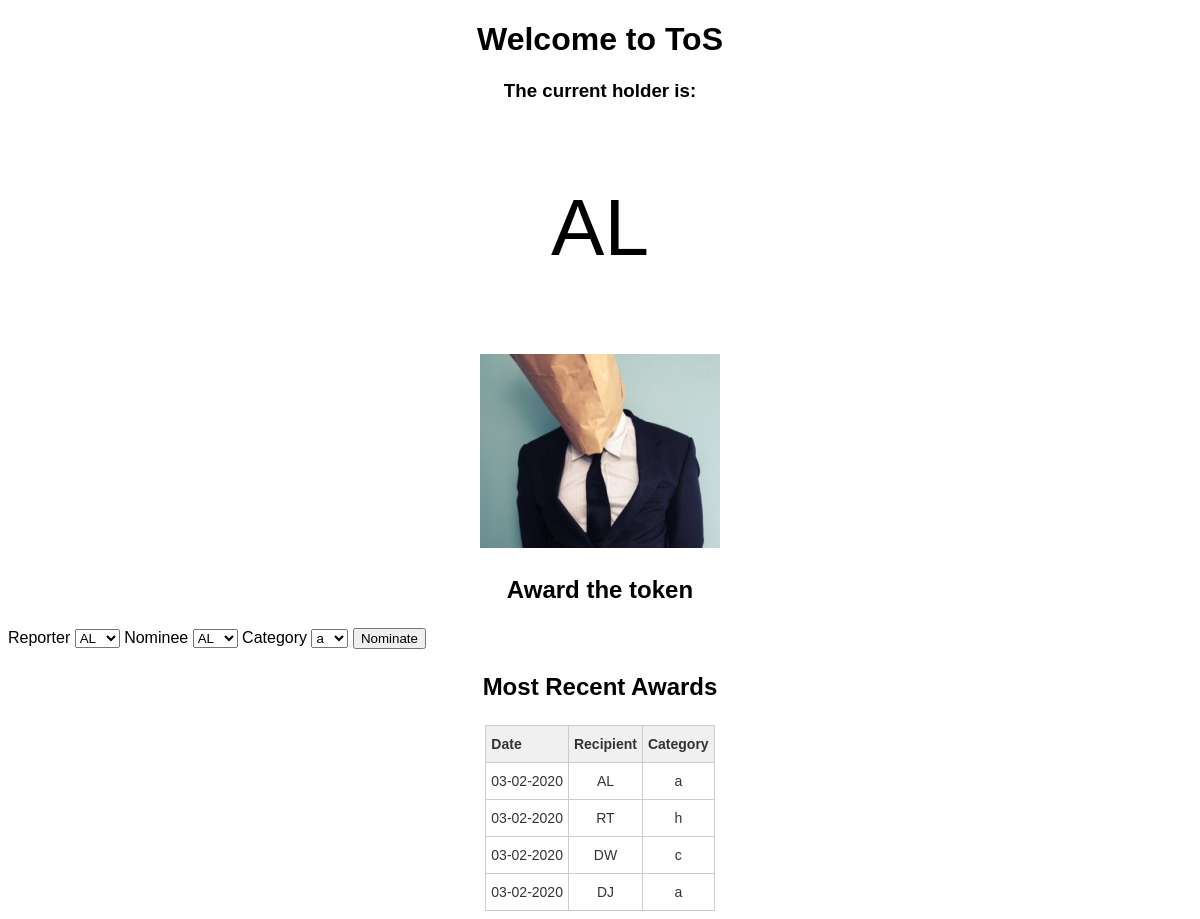
The page / on the database its author committed.
### tables this page shows
CREATE TABLE "users"
(
	name text not null
);

CREATE TABLE events
(
	timestamp int not null
		constraint events_pk
			primary key,
	nominee int not null,
	reporter int,
	category int not null
);

CREATE TABLE categories
(
	category text not null
);

### tos.py (the view, shortened to what this page needs)
@app.route('/', methods=['GET', 'POST', ])
def root():
    db = get_db()
    cur = db.cursor()
    form = NominateForm()
    form.reporter.choices = form.nominee.choices = db_get_users(cur)
    form.category.choices = db_get_categories(cur)
    holder = db_get_holder(cur)
    events = db_get_events(cur)
    return render_template('home.html',
                           title='ToS',
                           holder=holder,
                           events=events,
                           form=form)

### forms.py
class NominateForm(FlaskForm):
    reporter = SelectField('Reporter')
    nominee = SelectField('Nominee')
    category = SelectField('Category')
    submit = SubmitField('Nominate')

### tos.py (called while the page is built)
def get_db(dbfile=None):
    db = getattr(g, '_database', None)  # ? _database exists, then get value
    if db is None:
        if dbfile is None:
            dbfile = PurePath('data/tos.sqlite')
        else:
            dbfile = PurePath(dbfile)
        db = g._database = sql.connect(str(dbfile))  # so db = a sqlite3 connection
    return db

@app.teardown_appcontext
def close_connection(exception):
    db = getattr(g, '_database', None)
    if db is not None:
        db.close()

def db_get_users(cur):
    q = "select ROWID, name from users"
    cur.execute(q)
    return cur.fetchall()

def db_get_categories(cur):
    q = "select ROWID, category from categories"
    cur.execute(q)
    return cur.fetchall()

def db_get_events(cur, limit=5):
    q = """
select events.timestamp, nominee.name, reporter.name, categories.category
from events
join users nominee on events.nominee == nominee.ROWID
join users reporter on events.reporter == reporter.ROWID
join categories on events.category == categories.ROWID
order by timestamp desc limit {}
""".format(limit)  # get all the events
    cur.execute(q)
    events = cur.fetchall()
    for i, event in enumerate(events):
        ts, nom, rep, cat = event  # extract the tuple elements
        ts = dt.fromtimestamp(ts)  # make ts human friendly
        ts = dt.strftime(ts, '%m-%d-%Y')
        events[i] = (ts, nom, rep, cat) # reconstitute the tuple & replace in events list
    return events

def db_get_holder(cur):
    q = """
select users.name
from events
join users on events.nominee = users.ROWID
where events.timestamp = (
    select max(events.timestamp)
    from events
    )"""
    cur.execute(q)
    return cur.fetchone()[0]

### templates/home.html (shortened to what this page needs)
{% extends 'base.html' %}
{% block content %}
<h1 style="text-align: center">Welcome to ToS</h1>
<p><h3 style="text-align: center">The current holder is:</h3>
<p  style="text-align: center; font-size: 60pt;">{{ holder }}</p>
<p style="text-align: center"><img src="../static/tos.png" /></p>
<p style="font-weight: bold; font-size: 18pt; text-align: center">Award the token
    <form class="form-control" method="POST" action="/" style="align">
        {{ form.reporter.label }}
        {{ form.reporter() }}
        {{ form.nominee.label }}
        {{ form.nominee() }}
        {{ form.category.label }}
        {{ form.category() }}
        {{ form.submit() }}
    </form>
</p>
<p style="font-weight: bold; font-size: 18pt; text-align: center;">Most Recent Awards</p>
<table class="tg">
    <thead>
        <tr>
            <th class="tg-1wig">Date</th>
            <th class="tg-amwm">Recipient</th>
            <th class="tg-amwm">Category</th>
        </tr>
    </thead>
    <tbody>
        {%  for event in events %}
        <tr>
            <td class="tg-0lax">{{ event[0] }}</td>
            <td class="tg-baqh">{{ event[1] }}</td>
            <td class="tg-baqh">{{ event[3] }}</td>
        </tr>
        {% endfor %}
    </tbody>
</table>
{% endblock %}

### templates/base.html (style rules this page uses)
body { font-family: sans-serif; }
.tg { border-collapse:collapse;border-spacing:0;border-color:#ccc; margin-left: auto; margin-right: auto }
.tg td { font-family:Arial, sans-serif;font-size:14px;padding:10px 5px;border-style:solid;border-width:1px;overflow:hidden;word-break:normal;border-color:#ccc;color:#333;background-color:#fff; }
.tg th { font-family:Arial, sans-serif;font-size:14px;font-weight:normal;padding:10px 5px;border-style:solid;border-width:1px;overflow:hidden;word-break:normal;border-color:#ccc;color:#333;background-color:#f0f0f0; }
.tg .tg-1wig { font-weight:bold;text-align:left;vertical-align:top }
.tg .tg-baqh { text-align:center;vertical-align:top }
.tg .tg-amwm { font-weight:bold;text-align:center;vertical-align:top }
.tg .tg-0lax { text-align:left;vertical-align:top }

### rows shown on the page
users: name "AL"
events: event "03-02-2020", name "AL", category "a"
events: event "03-02-2020", name "RT", category "h"
events: event "03-02-2020", name "DW", category "c"
events: event "03-02-2020", name "DJ", category "a"
